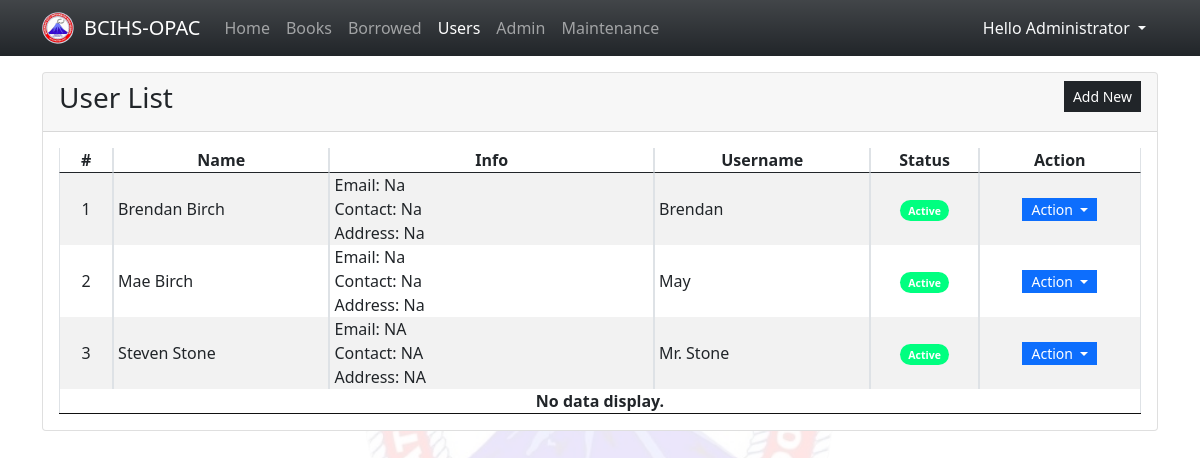
/admin/?page=users (signed in), run on the app's committed database.
### tables this page shows
CREATE TABLE `user_list` (
            `user_id` INTEGER NOT NULL PRIMARY KEY AUTOINCREMENT,
            `fullname` INTEGER NOT NULL,
            `username` TEXT NOT NULL,
            `password` TEXT NOT NULL,
            `email` TEXT NOT NULL,
            `contact` TEXT NOT NULL,
            `address` TEXT NOT NULL,
            `department` TEXT NOT NULL,
            `type` TEXT NOT NULL,
            `level_section` TEXT NULL,
            `status` INTEGER NOT NULL Default 1,
            `date_created` TIMESTAMP DEFAULT CURRENT_TIMESTAMP
        );

### admin/users.php (the view, shortened to what this page needs)
<div class="card">
    <div class="card-header d-flex justify-content-between">
        <h3 class="card-title">User List</h3>
        <div class="card-tools align-middle">
            <button class="btn btn-dark btn-sm py-1 rounded-0" type="button" id="create_new">Add New</button>
        </div>
    </div>
    <div class="card-body">
        <table class="table table-hover table-striped table-bordered">
            <colgroup>
                <col width="5%">
                <col width="20%">
                <col width="30%">
                <col width="20%">
                <col width="10%">
                <col width="15%">
            </colgroup>
            <thead>
                <tr>
                    <th class="text-center p-0">#</th>
                    <th class="text-center p-0">Name</th>
                    <th class="text-center p-0">Info</th>
                    <th class="text-center p-0">Username</th>
                    <th class="text-center p-0">Status</th>
                    <th class="text-center p-0">Action</th>
                </tr>
            </thead>
            <tbody>
                <?php
                $sql = "SELECT * FROM `user_list` order by `fullname` asc";
                $qry = $conn->query($sql);
                $i = 1;
                    while($row = $qry->fetchArray()):
                ?>
                <tr>
                    <td class="text-center p-0"><?php echo $i++; ?></td>
                    <td class="py-0 px-1"><?php echo $row['fullname'] ?></td>
                    <td class="py-0 px-1">
                        <div class="fs-6">Email: <?php echo $row['email'] ?></div>
                        <div class="fs-6">Contact: <?php echo $row['contact'] ?></div>
                        <div class="fs-6 truncate-1" title="<?php echo $row['address'] ?>">Address: <?php echo $row['address'] ?></div>
                    </td>
                    <td class="py-0 px-1"><?php echo $row['username'] ?></td>
                    <td class="py-0 px-1 text-center">
                    <?php if($row['status'] == 1): ?>
                        <span class="badge bg-success rounded-pill"><small>Active</small></span>
                    <?php else: ?>
                        <span class="badge bg-danger rounded-pill"><small>Inactive</small></span>
                    <?php endif; ?>
                    </td>
                    <th class="text-center py-0 px-1">
                        <div class="btn-group" role="group">
                            <button id="btnGroupDrop1" type="button" class="btn btn-primary dropdown-toggle btn-sm rounded-0 py-0" data-bs-toggle="dropdown" aria-expanded="false">
                            Action
                            </button>
                        </div>
                    </th>
                </tr>
                <?php endwhile; ?>
                <?php if(!$qry->fetchArray()): ?>
                    <tr>
                        <th class="text-center p-0" colspan="6">No data display.</th>
                    </tr>
                <?php endif; ?>
            </tbody>
        </table>
    </div>
</div>

### admin/index.php (style rules this page uses)
:root { --bs-bg-success:#00ff80 !important; --bs-success-rgb: 0,255,128 !important; }
html,body { height:100%; width:100%; background-image: url('assets/bg.png'); background-repeat: no-repeat; background-attachment: fixed; background-position: center center; background-size: 40vw; }
body::before { content: ""; position: fixed; top: 0; left: 0; width: 100%; height: 100%; background-color: white; opacity: 0.1; z-index: -1; }
.truncate-1 { overflow: hidden; text-overflow: ellipsis; display: -webkit-box; -webkit-line-clamp: 1; -webkit-box-orient: vertical; }

### data on the page
user_list: fullname "Brendan Birch", email "Na", contact "Na", address "Na", username "Brendan", status "Active"
user_list: fullname "Mae Birch", email "Na", contact "Na", address "Na", username "May", status "Active"
user_list: fullname "Steven Stone", email "NA", contact "NA", address "NA", username "Mr. Stone", status "Active"

### other printed values
$_SESSION['fullname'] "Administrator"
